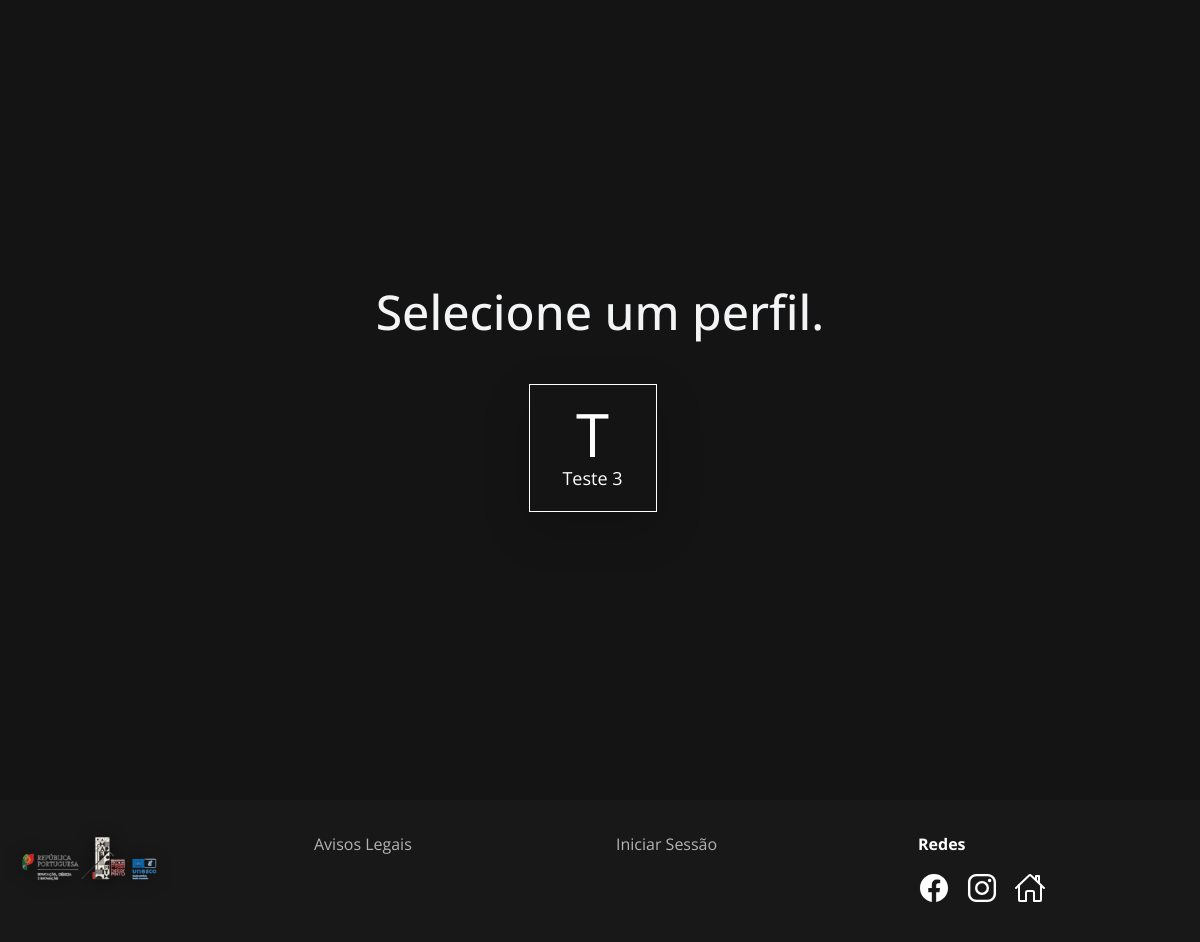
The app's page /profiles/, older data.
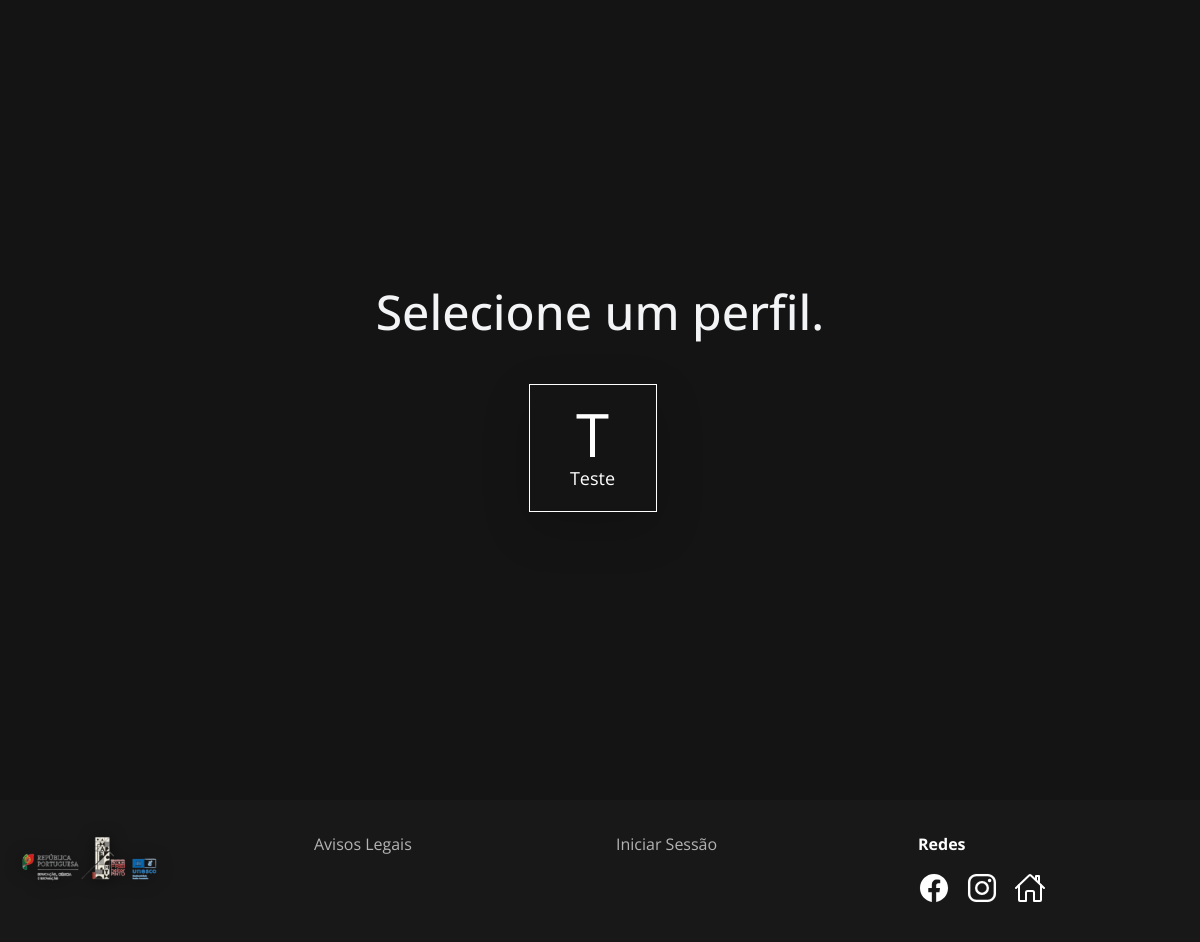
The same page, newer data.
### appPAP/models.py (models this page shows, shortened)
class Profile(models.Model):
    user = models.ForeignKey(CustomUser, on_delete=models.CASCADE, related_name='profiles', blank='True', null='True')
    name = models.CharField(max_length=50)
    role = models.CharField(max_length=15, choices=ROLE, default='Regular')
    uuid = models.UUIDField(default=uuid.uuid4, editable=False, unique=True)
    watch_later = models.ManyToManyField('Movie', blank=True, related_name='watch_later_profiles')
    favorites = models.ManyToManyField('Movie', blank=True, related_name='favorite_profiles')
    password = models.CharField(max_length=255,blank=True)
    email = models.EmailField(max_length=255, unique=True, blank=True, null=True)

### appPAP/views.py (the view)
# urls.py: path('profiles/', ProfileListView, name='profile_list'),
def ProfileListView(request):
    profiles = Profile.objects.all()
    return render(request, 'profileList.html', {'profiles': profiles, 'show_navbar': False})
    return render(request, 'profileList.html', {'profiles': profiles, 'show_navbar': False})

### appPAP/context_processors.py (called while the page is built, shortened)
def current_profile(request):
    profile = None
    return {'current_profile': profile}

def movie_categories(request):
    return {
        'movie_categories': Movie._meta.get_field('type').choices
    }

### templates/profileList.html (shortened to what this page needs)
{% extends 'base_Wnavbar.html' %}
{% load static %}
{% block others %}
<link rel="stylesheet" href="{% static 'assets/CSS/style.CSS' %}">
    <link rel="stylesheet" href="{% static 'assets/CSS/profiles.CSS' %}">
{% endblock others %}
{% block content %}
<section class="bg-primary_black min-h-screen flex flex-col justify-center items-center">
  <h2 class="text-center font-medium text-5xl my-4 text-gray-100">
    Selecione um perfil.
  </h2>
<div class="flex flex-wrap justify-center gap-6 p-4 max-w-6xl mx-auto">
    {% for profile in profiles %}
      <a href="{% url 'profile_login' profile_uuid=profile.uuid %}" class="group no-underline">
        <div class="profile-card bg-blue-600 hover:bg-blue-700 transition-all rounded-xl shadow-lg flex justify-center items-center flex-col cursor-pointer">
          <p class="text-6xl text-white group-hover:text-red-500 transition-colors">
            {{ profile.name|slice:":1" }}
          </p>
          <p class="text-lg text-white group-hover:text-red-500 transition-colors">
            {{ profile.name }}
          </p>
        </div>
      </a>
    {% endfor %}
  </div>
</section>
{% endblock content %}

Row changes from the older to the newer data that the page shows:
changed Profile: name "Teste 3" → "Teste"
